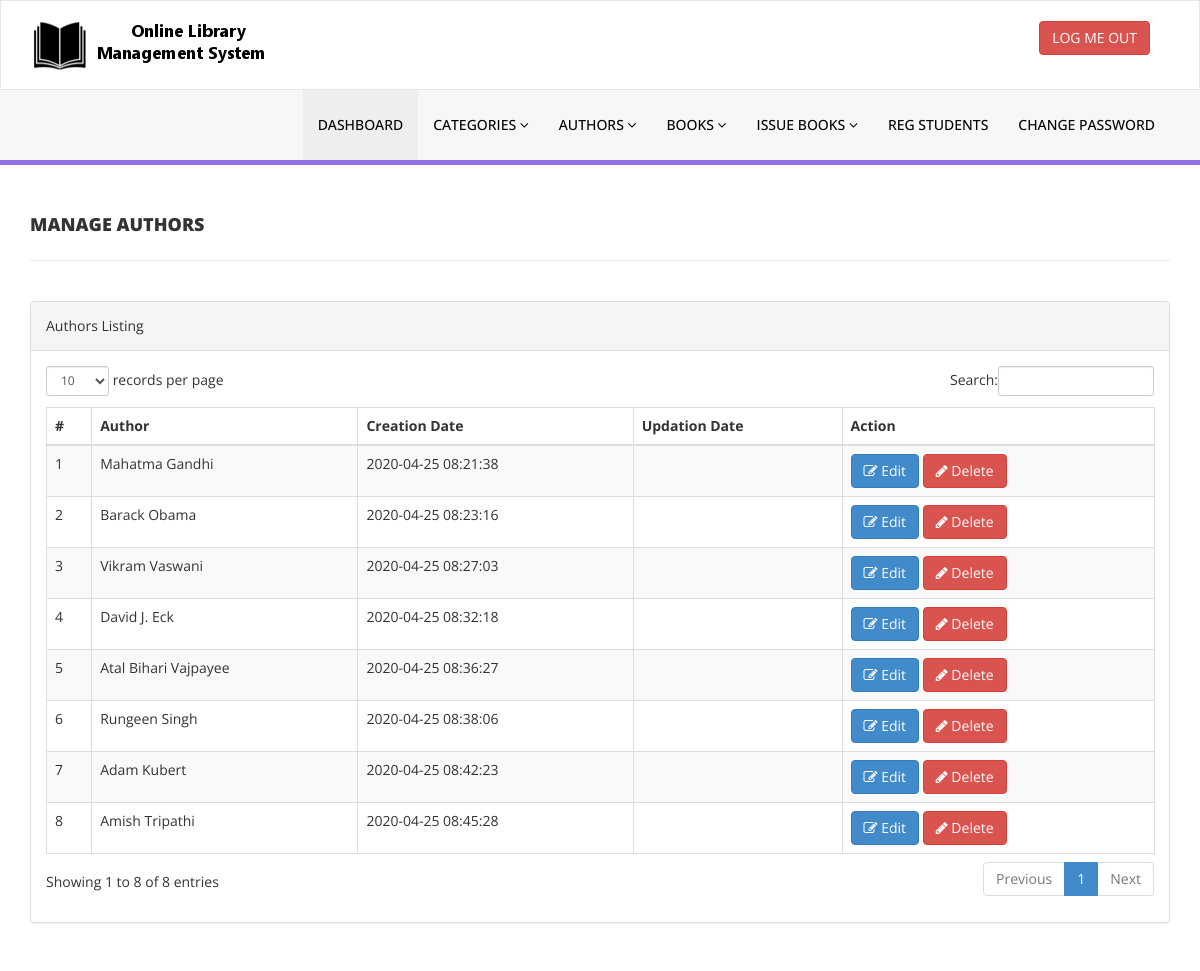
/library/admin/manage-authors.php (signed in), run on the app's committed database.
### tables this page shows
CREATE TABLE `tblauthors` (
  `id` int(11) NOT NULL,
  `AuthorName` varchar(159) DEFAULT NULL,
  `creationDate` timestamp NULL DEFAULT current_timestamp(),
  `UpdationDate` timestamp NULL DEFAULT NULL ON UPDATE current_timestamp()
);

### library/admin/manage-authors.php (the view, shortened to what this page needs)
<?php
include('includes/config.php');
if (strlen($_SESSION['alogin']) == 0) {
    header('location:index.php');
} else {
    ?>
    <!DOCTYPE html>
    <html xmlns="http://www.w3.org/1999/xhtml">
        <head>
            <link href="assets/css/bootstrap.css" rel="stylesheet" />
            <link href="assets/css/font-awesome.css" rel="stylesheet" />
            <link href="assets/js/dataTables/dataTables.bootstrap.css" rel="stylesheet" />
            <link href="assets/css/style.css" rel="stylesheet" />
        </head>
        <body>
            <?php include('includes/header.php'); ?>
            <div class="content-wrapper">
                <div class="container">
                    <div class="row pad-botm">
                        <div class="col-md-12">
                            <h4 class="header-line">Manage Authors</h4>
                        </div>
                        <div class="row">
                        </div>
                    </div>
                    <div class="row">
                        <div class="col-md-12">
                            <div class="panel panel-default">
                                <div class="panel-heading">
                                    Authors Listing
                                </div>
                                <div class="panel-body">
                                    <div class="table-responsive">
                                        <table class="table table-striped table-bordered table-hover" id="dataTables-example">
                                            <thead>
                                                <tr>
                                                    <th>#</th>
                                                    <th>Author</th>
                                                    <th>Creation Date</th>
                                                    <th>Updation Date</th>
                                                    <th>Action</th>
                                                </tr>
                                            </thead>
                                            <tbody>
                                                <?php
                                                $sql = "SELECT * from  tblauthors";
                                                $query = $dbh->prepare($sql);
                                                $query->execute();
                                                $results = $query->fetchAll(PDO::FETCH_OBJ);
                                                $cnt = 1;
                                                if ($query->rowCount() > 0) {
                                                    foreach ($results as $result) {
                                                        ?>
                                                        <tr class="odd gradeX">
                                                            <td class="center"><?php echo htmlentities($cnt); ?></td>
                                                            <td class="center"><?php echo htmlentities($result->AuthorName); ?></td>
                                                            <td class="center"><?php echo htmlentities($result->creationDate); ?></td>
                                                            <td class="center"><?php echo htmlentities($result->UpdationDate); ?></td>
                                                            <td class="center">
                                                                <a href="edit-author.php?athrid=<?php echo htmlentities($result->id); ?>"><button class="btn btn-primary"><i class="fa fa-edit "></i> Edit</button>
                                                                    <a href="manage-authors.php?del=<?php echo htmlentities($result->id); ?>" onclick="return confirm('Are you sure you want to delete?');"" >  <button class="btn btn-danger"><i class="fa fa-pencil"></i> Delete</button>
                                                                        </td>
                                                                        </tr>
                                                                        <?php
                                                                        $cnt = $cnt + 1;
                                                                    }
                                                                }
                                                                ?>
                                                                </tbody>
                                                                </table>
                                                                </div>
                                                                </div>
                                                                </div>
                                                                </div>
                                                                </div>
                                                                </div>
                                                                </div>
                                                                </body>
                                                                </html>
                                                            <?php } ?>

### library/admin/includes/header.php (shortened to what this page needs)
<div class="navbar navbar-inverse set-radius-zero" >
        <div class="container">
            <div class="navbar-header">
                <a class="navbar-brand">
                    <img src="assets/img/logo.png" />
                </a>
            </div>
            <div class="right-div">
                <a href="logout.php" class="btn btn-danger pull-right">LOG ME OUT</a>
            </div>
        </div>
    </div>
    <section class="menu-section">
        <div class="container">
            <div class="row ">
                <div class="col-md-12">
                    <div class="navbar-collapse collapse ">
                        <ul id="menu-top" class="nav navbar-nav navbar-right">
                            <li><a href="dashboard.php" class="menu-top-active">DASHBOARD</a></li>
                            <li>
                                <a href="#" class="dropdown-toggle" id="ddlmenuItem" data-toggle="dropdown"> Categories <i class="fa fa-angle-down"></i></a>
                            </li>
                            <li>
                                <a href="#" class="dropdown-toggle" id="ddlmenuItem" data-toggle="dropdown"> Authors <i class="fa fa-angle-down"></i></a>
                            </li>
 <li>
                                <a href="#" class="dropdown-toggle" id="ddlmenuItem" data-toggle="dropdown"> Books <i class="fa fa-angle-down"></i></a>
                            </li>
                           <li>
                                <a href="#" class="dropdown-toggle" id="ddlmenuItem" data-toggle="dropdown"> Issue Books <i class="fa fa-angle-down"></i></a>
                            </li>
                             <li><a href="reg-students.php">Reg Students</a></li>
  <li><a href="change-password.php">Change Password</a></li>
                        </ul>
                    </div>
                </div>
            </div>
        </div>
    </section>

### library/admin/assets/css/style.css (style rules this page uses)
.set-radius-zero { border-radius:0px; -moz-border-radius:0px; -webkit-border-radius:0px; }
.content-wrapper { margin-top: 40px; min-height:800px; padding-bottom:90px; }
.header-line { font-weight:900; padding-bottom:25px; border-bottom:1px solid #eeeeee; text-transform:uppercase; }
.pad-botm { padding-bottom:30px; }
.right-div { float: right; padding: 20px; }
#menu-top a { color:#000; text-decoration:none; font-weight:500; padding: 25px 15px 25px 15px; text-transform:uppercase; }
.menu-section { background-color: #f7f7f7; border-bottom:5px solid #9170E4; width:100% }
.menu-top-active { background-color:#eeeeee; }
.navbar-inverse { background-color: #FFF; border-color: rgba(155, 153, 153, 0.23); }
.navbar { min-height: 90px; margin-bottom: 0px; }

### data on the page
tblauthors: AuthorName "Mahatma Gandhi", creationDate "2020-04-25 08:21:38"
tblauthors: AuthorName "Barack Obama", creationDate "2020-04-25 08:23:16"
tblauthors: AuthorName "Vikram Vaswani", creationDate "2020-04-25 08:27:03"
tblauthors: AuthorName "David J. Eck", creationDate "2020-04-25 08:32:18"
tblauthors: AuthorName "Atal Bihari Vajpayee", creationDate "2020-04-25 08:36:27"
tblauthors: AuthorName "Rungeen Singh", creationDate "2020-04-25 08:38:06"
tblauthors: AuthorName "Adam Kubert", creationDate "2020-04-25 08:42:23"
tblauthors: AuthorName "Amish Tripathi", creationDate "2020-04-25 08:45:28"
